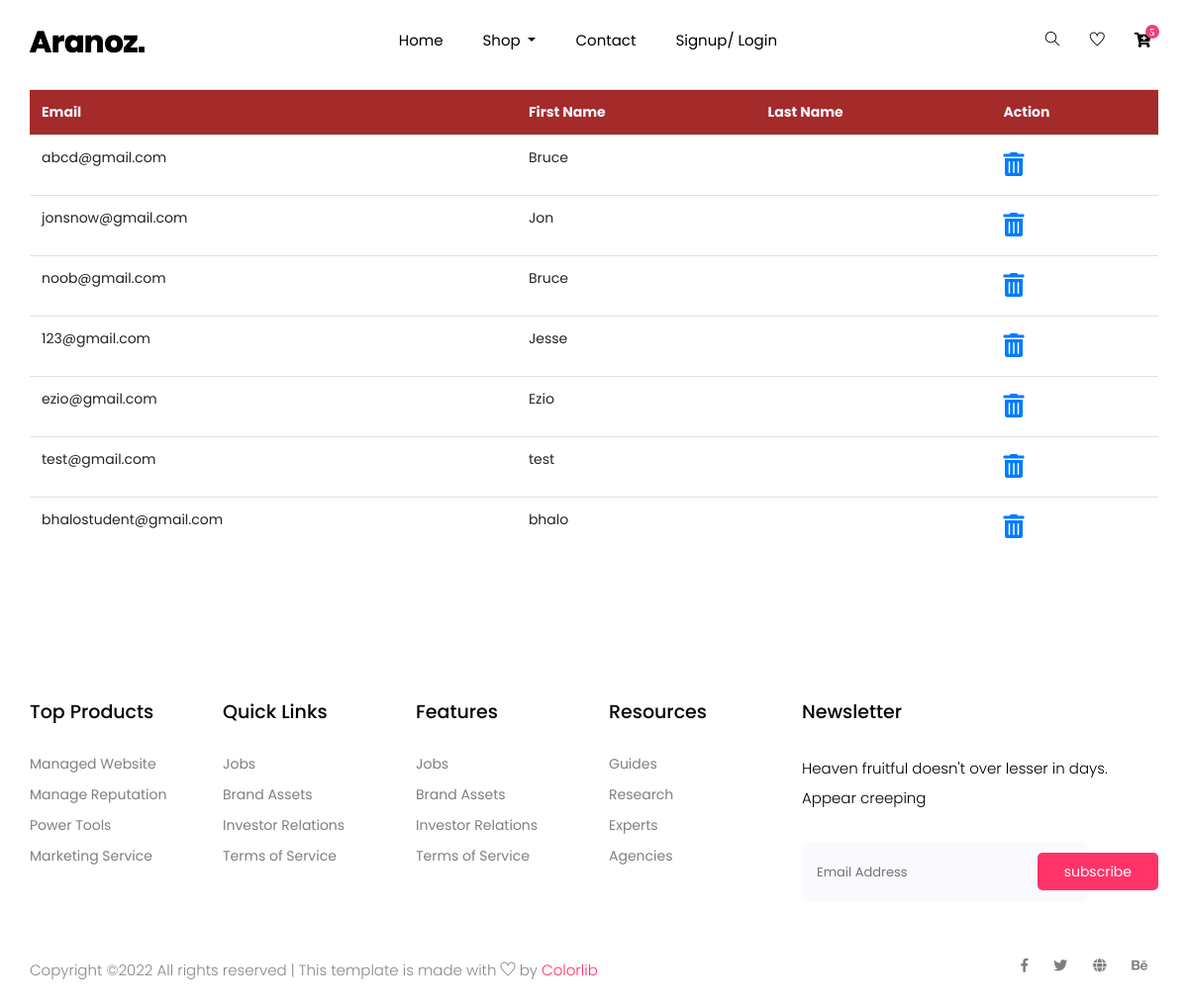
The app's page /user_list, older data.
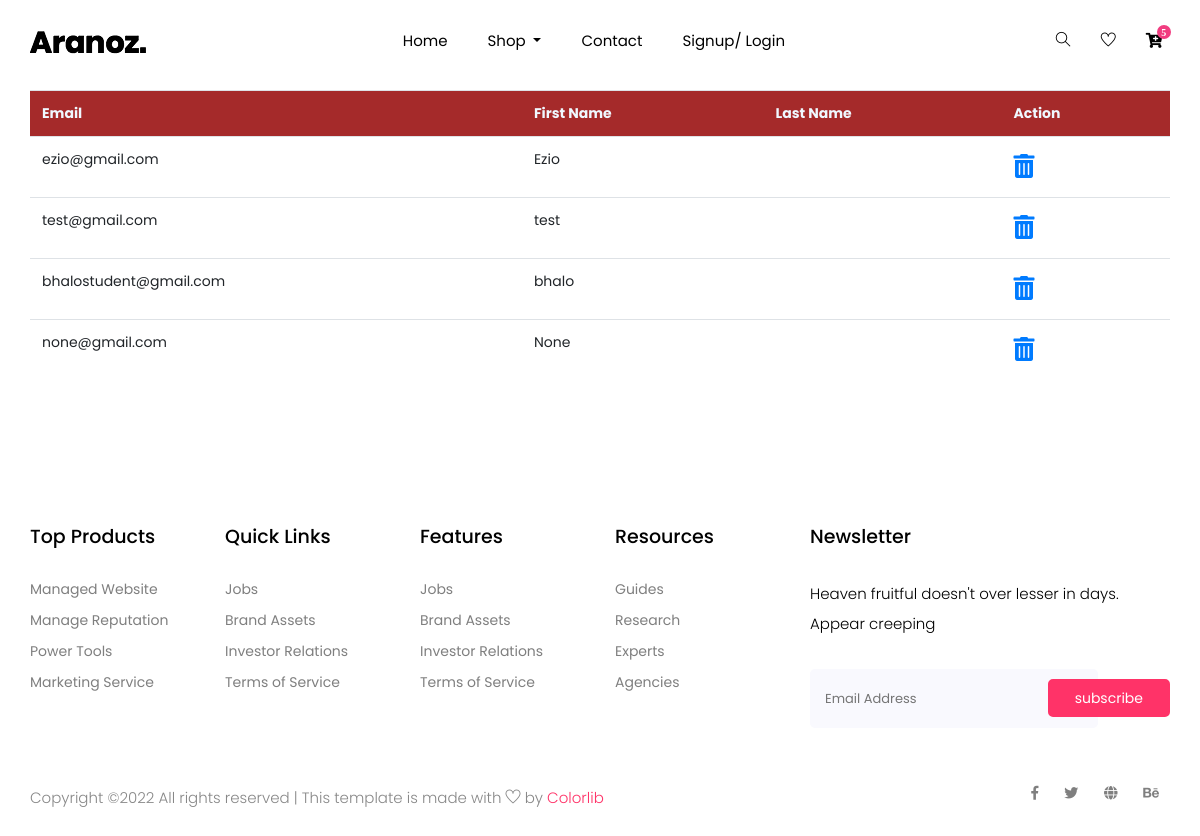
The same page, newer data.
### Website/models.py (models this page shows)
class User(db.Model, UserMixin):
    id = db.Column(db.Integer, primary_key = True)
    email = db.Column(db.String(150), unique = True)
    password = db.Column(db.String(150))
    first_name = db.Column(db.String(150))

### Website/auth.py (the view)
@auth.route('/user_list')
def user_list():
    userr = User.query.all()
    return render_template("user_list.html", user=current_user, userr = userr)

### Website/templates/user_list.html
{% extends "base.html" %}
{% block content %}
<div class="container" style="padding-top: 90px;">
 <table class="table" style="border-collapse: collapse;">
    <tr style="background-color: brown;color: aliceblue;">
        <th>Email</th>
        <th>First Name</th>
        <th>Last Name</th>
        <th>Action</th>
    </tr>
   <tr>
    {% for i in userr %}
    <td>{{i.email}}</td>
    <td>{{i.first_name}}</td>
    <td>{{i.last_name}}</td>
    <td><span style="font-size: 24px;color:red;">
        <a href="/{{i.id}}/delete_user"> <i class="fas fa-trash-alt"></i></a></span></td>
    </tr>
    {% endfor %}
 </table>
</div>
{% endblock %}

### Website/templates/base.html (shortened to what this page needs)
<!doctype html>
<html lang="zxx">
<head>
    <link rel="stylesheet" href="{{ url_for('static', filename='css/bootstrap.min.css') }}">
    <link rel="stylesheet" href="{{ url_for('static', filename='css/animate.css') }}">
    <link rel="stylesheet" href="{{ url_for('static', filename='css/owl.carousel.min.css') }}">
    <link rel="stylesheet" href="{{ url_for('static', filename='css/all.css') }}">
    <link rel="stylesheet" href="{{ url_for('static', filename='css/flaticon.css') }}">
    <link rel="stylesheet" href="{{ url_for('static', filename='css/themify-icons.css') }}">
    <link rel="stylesheet" href="{{ url_for('static', filename='css/magnific-popup.css') }}">
    <link rel="stylesheet" href="{{ url_for('static', filename='css/slick.css') }}">
    <link rel="stylesheet" href="{{ url_for('static', filename='css/style.css') }}">
    <link rel="stylesheet" href="{{ url_for('static', filename='vendor/mdi-font/css/material-design-iconic-font.min.css') }}">
    <link rel="stylesheet" href="{{ url_for('static', filename='vendor/font-awesome-4.7/css/font-awesome.min.css') }}">
    <link rel="stylesheet" href="{{ url_for('static', filename='vendor/select2/select2.min.css') }}">
    <link rel="stylesheet" href="{{ url_for('static', filename='vendor/datepicker/daterangepicker.css') }}">
    <link rel="stylesheet" href="{{ url_for('static', filename='css/main.css') }}">
    <link rel="stylesheet" href="{{ url_for('static', filename='css/bootstrap.min.css') }}">
    <link rel="stylesheet" href="{{ url_for('static', filename='css/animate.css') }}">
    <link rel="stylesheet" href="{{ url_for('static', filename='css/owl.carousel.min.css') }}">
    <link rel="stylesheet" href="{{ url_for('static', filename='css/all.css') }}">
    <link rel="stylesheet" href="{{ url_for('static', filename='css/flaticon.css') }}">
    <link rel="stylesheet" href="{{ url_for('static', filename='css/themify-icons.css') }}">
    <link rel="stylesheet" href="{{ url_for('static', filename='css/magnific-popup.css') }}">
    <link rel="stylesheet" href="{{ url_for('static', filename='css/slick.css') }}">
    <link rel="stylesheet" href="{{ url_for('static', filename='css/style.css') }}">
</head>
<body>
    <header class="main_menu home_menu">
        <div class="container">
            <div class="row align-items-center">
                <div class="col-lg-12">
                    <nav class="navbar navbar-expand-lg navbar-light">
                        <a class="navbar-brand" href="index.html"> <img src="{{ url_for('static', filename='img/logo.png') }}" alt="Logo"> </a>
                        <div class="collapse navbar-collapse main-menu-item" id="navbarSupportedContent">
                            <ul class="navbar-nav">
                                <li class="nav-item">
                                    <a class="nav-link" href="index.html">Home</a>
                                </li>
                                <li class="nav-item dropdown">
                                    <a class="nav-link dropdown-toggle" href="blog.html" id="navbarDropdown_1"
                                        role="button" data-toggle="dropdown" aria-haspopup="true" aria-expanded="false">
                                        Shop
                                    </a>
                                </li>
                                <li class="nav-item">
                                    <a class="nav-link" href="contact.html">Contact</a>
                                </li>
                                {% if user.is_authenticated %}
                                <li class="nav-item">
                                    <a class="nav-link" href="logout">Logout</a>
                                </li>
                                {% else %}
                                <li class="nav-item">
                                    <a class="nav-link" href="login">Signup/ Login</a>
                                </li>
                                {% endif %}
                            </ul>
                        </div>
                        <div class="hearer_icon d-flex">
                            <a id="search_1" href="javascript:void(0)"><i class="ti-search"></i></a>
                            <a href=""><i class="ti-heart"></i></a>
                            <div class="dropdown cart">
                                <a class="dropdown-toggle" href="cart" id="navbarDropdown3" role="button"
                                    data-toggle="dropdown" aria-haspopup="true" aria-expanded="false">
                                    <i class="fas fa-cart-plus"></i>
                                </a>
                            </div>
                        </div>
                    </nav>
                </div>
            </div>
        </div>
</header>
{% block content %}
{% endblock %}
  <footer class="footer_part">
    <div class="container">
      <div class="row justify-content-around">
        <div class="col-sm-6 col-lg-2">
          <div class="single_footer_part">
            <h4>Top Products</h4>
            <ul class="list-unstyled">
              <li><a href="">Managed Website</a></li>
              <li><a href="">Manage Reputation</a></li>
              <li><a href="">Power Tools</a></li>
              <li><a href="">Marketing Service</a></li>
            </ul>
          </div>
        </div>
        <div class="col-sm-6 col-lg-2">
          <div class="single_footer_part">
            <h4>Quick Links</h4>
            <ul class="list-unstyled">
              <li><a href="">Jobs</a></li>
              <li><a href="">Brand Assets</a></li>
              <li><a href="">Investor Relations</a></li>
              <li><a href="">Terms of Service</a></li>
            </ul>
          </div>
        </div>
        <div class="col-sm-6 col-lg-2">
          <div class="single_footer_part">
            <h4>Features</h4>
            <ul class="list-unstyled">
              <li><a href="">Jobs</a></li>
              <li><a href="">Brand Assets</a></li>
              <li><a href="">Investor Relations</a></li>
              <li><a href="">Terms of Service</a></li>
            </ul>
          </div>
        </div>
        <div class="col-sm-6 col-lg-2">
          <div class="single_footer_part">
            <h4>Resources</h4>
            <ul class="list-unstyled">
              <li><a href="">Guides</a></li>
              <li><a href="">Research</a></li>
              <li><a href="">Experts</a></li>
              <li><a href="">Agencies</a></li>
            </ul>
          </div>
        </div>
        <div class="col-sm-6 col-lg-4">
          <div class="single_footer_part">
            <h4>Newsletter</h4>
            <p>Heaven fruitful doesn't over lesser in days. Appear creeping
            </p>
            <div id="mc_embed_signup">
              <form target="_blank"
                action="https://spondonit.us12.list-manage.com/subscribe/post?u=1462626880ade1ac87bd9c93a&amp;id=92a4423d01"
                method="get" class="subscribe_form relative mail_part">
                <input type="email" name="email" id="newsletter-form-email" placeholder="Email Address"
                  class="placeholder hide-on-focus" onfocus="this.placeholder = ''"
                  onblur="this.placeholder = ' Email Address '">
                <button type="submit" name="submit" id="newsletter-submit"
                  class="email_icon newsletter-submit button-contactForm">subscribe</button>
              </form>
            </div>
          </div>
        </div>
      </div>
    </div>
    <div class="copyright_part">
      <div class="container">
        <div class="row">
          <div class="col-lg-8">
            <div class="copyright_text">
              <P>
Copyright &copy;<script>document.write(new Date().getFullYear());</script> All rights reserved | This template is made with <i class="ti-heart" aria-hidden="true"></i> by <a href="https://colorlib.com" target="_blank">Colorlib</a>
</P>
            </div>
          </div>
          <div class="col-lg-4">
            <div class="footer_icon social_icon">
              <ul class="list-unstyled">
                <li><a href="#" class="single_social_icon"><i class="fab fa-facebook-f"></i></a></li>
                <li><a href="#" class="single_social_icon"><i class="fab fa-twitter"></i></a></li>
                <li><a href="#" class="single_social_icon"><i class="fas fa-globe"></i></a></li>
                <li><a href="#" class="single_social_icon"><i class="fab fa-behance"></i></a></li>
              </ul>
            </div>
          </div>
        </div>
      </div>
    </div>
  </footer>
</body>
</html>

### Website/static/css/all.css (style rules this page uses)
.fa, .fas, .far, .fal, .fab { -moz-osx-font-smoothing: grayscale; -webkit-font-smoothing: antialiased; display: inline-block; font-style: normal; font-variant: normal; text-rendering: auto; line-height: 1; }
.fa-behance:before { content: "\f1b4"; }
.fa-cart-plus:before { content: "\f217"; }
.fa-facebook-f:before { content: "\f39e"; }
.fa-globe:before { content: "\f0ac"; }
.fa-trash-alt:before { content: "\f2ed"; }
.fa-twitter:before { content: "\f099"; }
.fab { font-family: 'Font Awesome 5 Brands'; }
.fa, .fas { font-family: 'Font Awesome 5 Free'; font-weight: 900; }

### Website/static/css/main.css (style rules this page uses)
.row { display: -webkit-box; display: -webkit-flex; display: -moz-box; display: -ms-flexbox; display: flex; -webkit-flex-wrap: wrap; -ms-flex-wrap: wrap; flex-wrap: wrap; }
html { -webkit-box-sizing: border-box; -moz-box-sizing: border-box; box-sizing: border-box; }
* { padding: 0; margin: 0; }
*, *:before, *:after { -webkit-box-sizing: inherit; -moz-box-sizing: inherit; box-sizing: inherit; }
body, h1, h2, h3, h4, h5, h6, blockquote, p, pre, dl, dd, ol, ul, figure, hr, fieldset, legend { margin: 0; padding: 0; }
table { border-collapse: collapse; border-spacing: 0; }
button { outline: none; background: none; border: none; }
body { font-family: "Roboto", "Arial", "Helvetica Neue", sans-serif; font-weight: 400; font-size: 14px; }
h1, h2, h3, h4, h5, h6 { font-weight: 400; }
h4 { font-size: 18px; }
input { outline: none; margin: 0; border: none; -webkit-box-shadow: none; -moz-box-shadow: none; box-shadow: none; width: 100%; font-size: 14px; font-family: inherit; }

Row changes from the older to the newer data that the page shows:
removed User: email "abcd@gmail.com", first_name "Bruce"
removed User: email "jonsnow@gmail.com", first_name "Jon"
removed User: email "noob@gmail.com", first_name "Bruce"
removed User: email "123@gmail.com", first_name "Jesse"
added User: email "none@gmail.com", first_name "None"
